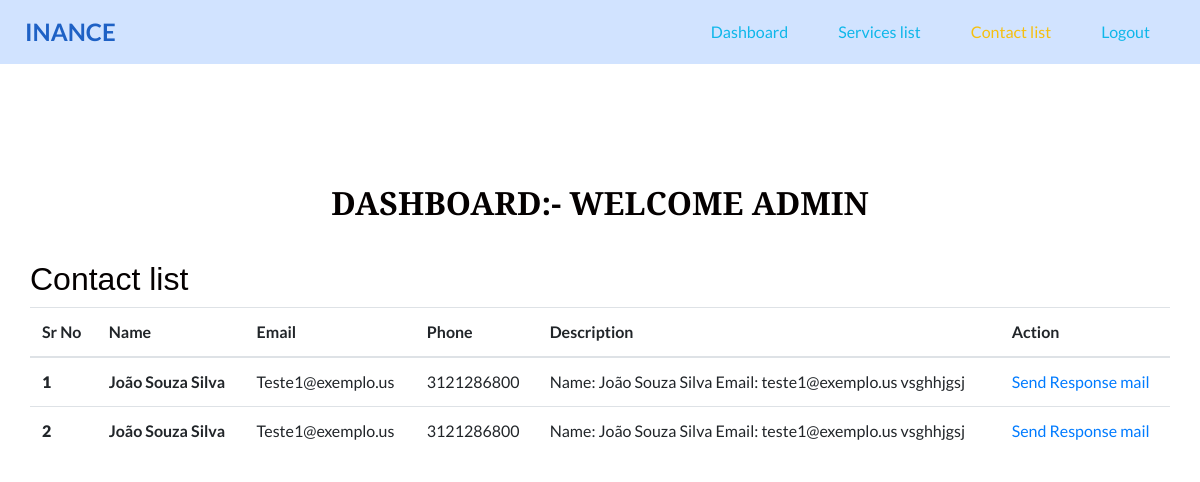
/admin/contact-list.php (signed in), run on the app's committed database.
### tables this page shows
CREATE TABLE `contact_messages` (
  `id` int(11) NOT NULL,
  `Name` varchar(255) NOT NULL,
  `email` varchar(255) NOT NULL,
  `phone` bigint(100) NOT NULL,
  `message` longtext NOT NULL
);

### admin/contact-list.php (the view)
<?php
include "header.php";
include '../connection.php';
?>
      <div class="col-12">
        <h2 class="tm-color-primary tm-post-title tm-mb-60">  Contact list</h2>
      </div>
      <div class="col-12 ">
        <table class="table table-hover">
          <thead>
            <tr>
              <th scope="col">Sr No</th>
              <th scope="col"> Name</th>
              <th scope="col"> Email</th>
              <th scope="col"> Phone</th>
              <th scope="col">Description</th>
              <th scope="col">Action</th>
            </tr>
          </thead>
          <tbody>
          <?php
$sql = "SELECT * FROM contact_messages";
$result = $conn->query($sql);
if ($result->num_rows > 0) {
    while($row = $result->fetch_assoc()) {
        $id = $row["id"];
        $name = $row["Name"];
        $email = $row["email"];
        $subject = $row["phone"];
        $description = $row["message"];
        echo "<tr>";
        echo "<th scope='row'><strong> $id</strong> </th>";
        echo "<td><strong>". ucfirst($name)." </strong></td>";
        echo "<td> ". ucfirst($email)."  </td>";
        echo "<td>".  ucfirst($subject )." </td>";
        echo "<td> ". ucfirst($description )." </td>";
        echo "<td><a href='mailto:$email'>Send Response mail</a></td> ";
        echo "</tr>";
    }
} else {
    echo "0 results";
}
        ?>
          </tbody>
        </table>
      </div>
      </div>
</div>
    </section>
</body>
</html>

### admin/header.php (shortened to what this page needs)
<?php
if (!isset($_SESSION['logged_in']) || $_SESSION['logged_in'] !== true) {
    header("Location: ../login.php");
    exit;
}?><!DOCTYPE html>
<html>
<head>
  <link rel="stylesheet" type="text/css" href="https://cdnjs.cloudflare.com/ajax/libs/OwlCarousel2/2.3.4/assets/owl.carousel.min.css" />
  <link rel="stylesheet" type="text/css" href="../css/bootstrap.css" />
  <link rel="stylesheet" type="text/css" href="../css/font-awesome.min.css" />
  <link href="../css/style.css" rel="stylesheet" />
  <link href="../css/responsive.css" rel="stylesheet" />
</head>
<body>
<div class="hero_area">
    <header class="header_section">
		<div class="header_bottom">
			<div class="container-fluid">
				<nav class="navbar navbar-expand-lg custom_nav-container ">
					<a class="navbar-brand" href="../index.html">
					<span>
						Inance
					</span>
					</a>
					<div class="collapse navbar-collapse" id="navbarSupportedContent">
					<ul class="navbar-nav ">
						<li class="nav-item ">
						<a class="nav-link" href="dashboard.php">Dashboard <span class="sr-only">(current)</span></a>
						</li>
						<li class="nav-item">
						<a class="nav-link" href="service_list.php">Services list</a>
						</li>
						<li class="nav-item">
						<a class="nav-link" href="contact-list.php">Contact list</a>
						</li>
						<li class="nav-item">
						<a class="nav-link" href="logout.php">Logout</a>
						</li>
					</ul>
					</div>
				</nav>
        	</div>
      </div>
    </header>
</div>
<section class="service_section layout_padding">
    <div class="container ">
      <div class="heading_container heading_center">
      <h2> Dashboard:- Welcome <?php echo $_SESSION['fullname']; ?></h2>
      </div>
	  <div class="row">

### css/style.css (style rules this page uses)
body { font-family: 'Lato', sans-serif; color: #040000; }
.layout_padding { padding-top: 120px; padding-bottom: 120px; }
.heading_container { display: -webkit-box; display: -ms-flexbox; display: flex; -webkit-box-orient: vertical; -webkit-box-direction: normal; -ms-flex-direction: column; flex-direction: column; -webkit-box-align: start; -ms-flex-align: start; align-items: flex-start; }
.heading_container h2 { font-weight: bold; display: -webkit-box; display: -ms-flexbox; display: flex; -webkit-box-align: center; -ms-flex-align: center; align-items: center; text-transform: uppercase; font-family: 'Merriweather Sans', sans-serif; }
.heading_container.heading_center { -webkit-box-align: center; -ms-flex-align: center; align-items: center; text-align: center; }
h1, h2 { font-family: 'Merriweather Sans', sans-serif; }
a, a:hover, a:focus { text-decoration: none; }
.hero_area { position: relative; background-color: #d1e3ff; }
.header_section .container-fluid { padding-right: 25px; padding-left: 25px; }
.header_section .header_bottom { padding: 10px 0; }
.navbar-brand { padding: 0; margin: 0; color: #000000; font-weight: bold; font-size: 24px; font-weight: bold; }
.navbar-brand span { color: #1e61c5; text-transform: uppercase; }
.custom_nav-container { padding: 0; }
.custom_nav-container .navbar-nav { margin-left: auto; }
.custom_nav-container .navbar-nav .nav-item .nav-link { padding: 10px 25px; color: #0fb7ea; text-align: center; }
.custom_nav-container .navbar-nav .nav-item:hover .nav-link, .custom_nav-container .navbar-nav .nav-item.active .nav-link { color: #f6c00e; }
.service_section { position: relative; }
.heading_container { margin-bottom: 30px; }

### css/responsive.css (style rules this page uses)
@media (min-width: 1200px) { .container { max-width: 1170px; } }

### data on the page
contact_messages: id "1", Name "João Souza Silva", email "Teste1@exemplo.us", phone "3121286800", message "Name: João Souza Silva Email: teste1@exemplo.us vsghhjgsj"
contact_messages: id "2", Name "João Souza Silva", email "Teste1@exemplo.us", phone "3121286800", message "Name: João Souza Silva Email: teste1@exemplo.us vsghhjgsj"

### other printed values
$_SESSION['fullname'] "ADMIN"
